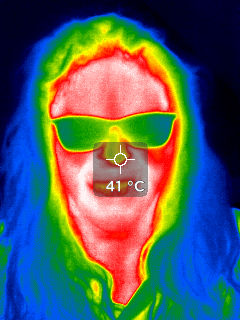
#> input picture ThermalEmotion/emo.PNG, 240 x 320 px, found by its file name
$ python ThermalDetection.py
#> lines starting #> are read from the running program, lines starting #| are printed output that depends on the picture; after the words box and inside, x2 and y2 are one past the last pixel; in counts of white or black regions, pixels touching at a corner belong together
import cv2
import numpy as np

# Detekcja twarzy na zdjęciu termo

if __name__ == "__main__":

    face_cascade = cv2.CascadeClassifier("haar/haarcascade_frontalface_default.xml")
    eye_cascade = cv2.CascadeClassifier('haar/haarcascade_eye.xml')

    img = cv2.imread("emo.png")
#> img is the input picture: shape (320, 240, 3); mean B, G, R 95.9, 94.9, 80.9
    gray = cv2.cvtColor(img, cv2.COLOR_BGR2GRAY)
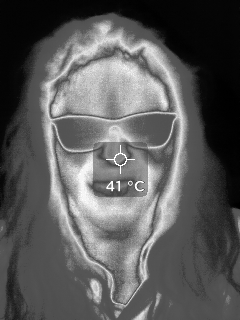
#> gray: shape (320, 240); min 0, max 255, mean 90.8

    faces = face_cascade.detectMultiScale(gray, 1.3, 5)
#> faces = [[15, 66, 196, 196]]
    for (x, y, w, h) in faces:
        cv2.rectangle(img, (x, y), (x + w, y + h), (255, 255, 0), 2)
        roi_gray = gray[y:y + h, x:x + w]
        roi_color = img[y:y + h, x:x + w]
        eyes = eye_cascade.detectMultiScale(roi_gray)
        for (ex, ey, ew, eh) in eyes:
            print (ex,ey,ew,eh)
            cv2.rectangle(roi_color, (ex, ey), (ex + ew, ey + eh), (0, 255, 0), 2)
#> this loop made 1 pass
#> pass 1, `roi_gray = gray[y:y + h, x:x + w]`:
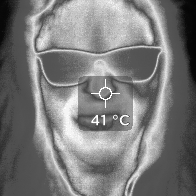
#> roi_gray: shape (196, 196); min 3, max 255, mean 123.3
#> pass 1, `roi_color = img[y:y + h, x:x + w]`:
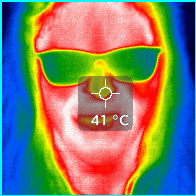
#> roi_color: shape (196, 196, 3); mean B, G, R 106.8, 128, 130.5
#> after the loop:
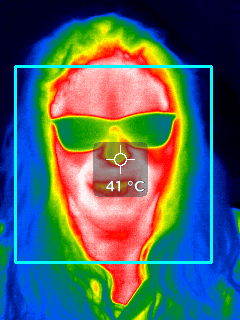
#> img: shape (320, 240, 3); 3.06% of pixels changed, all inside (x1, y1, x2, y2) = (14, 65, 213, 264)

    cv2.imshow('img', img)
    cv2.imshow('gray', gray)
    cv2.waitKey(0)
    cv2.destroyAllWindows()
